Frame 1 (no input): blank canvas, image omitted
Frame 60 (no input): blank canvas, image omitted
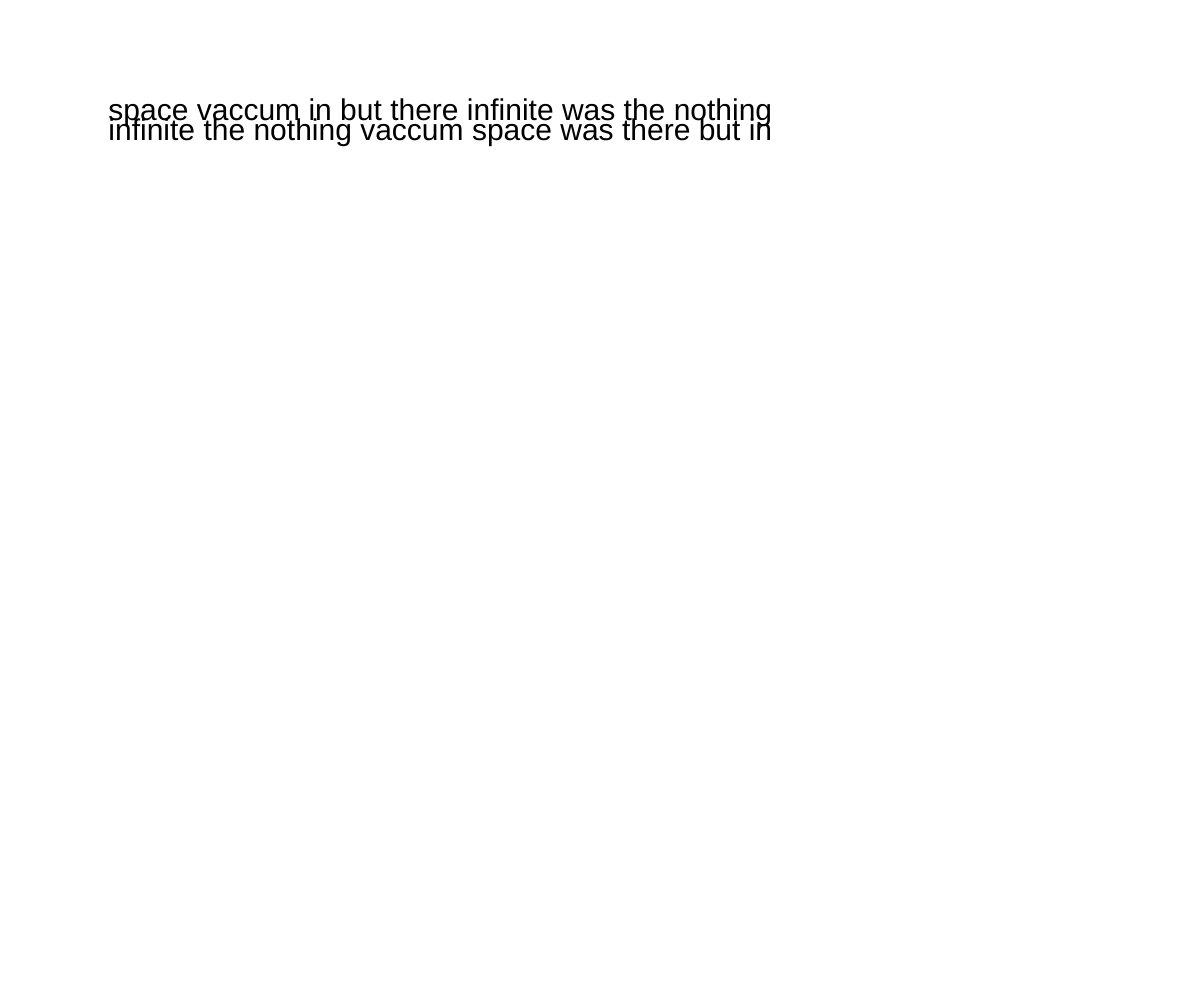
Frame 120 (the mouse pressed at the canvas centre since frame 60)

The p5.js sketch whose frames 1 and 60 were blank and that drew this single picture after the mouse press (run headless with seeded random() and noise() and a simulated clock; from frame 60 on, the mouse is pressed at the canvas centre):

// p5.js sketch
// ── sketch.js
var words = ["in","the","infinite","space","there","was","nothing","but","vaccum"];
var words2 = ["wow","swag"];
var outputText = "";
var offset = 20;
var counter = 0;

function setup() {
    print(words);
    createCanvas(windowWidth, windowHeight);
    textSize(30);

}

function draw() {
  counter += 1;
  // modulo, imprimer "yeah" quand le modulo n'a pas de reste suite à la division (%)
  if (counter % 100 == 0) {
    doPermutations();
  }
  /** désactivé
  background(255);
  //shuffle(words,true);
  for (var i=0; i < words.length; i+=1) {
    //print(words[i]);
    outputText = outputText + " " + words[i];
    //text(words[i],100 + i*100,100);
  }
  text(outputText,100,100);
  outputText = "";
  //text(words[0],100,100);
  //text(words[1],100,200);
  //text(words[2],100,300);
  //text(words[3],100,400);
  **/
}

function mousePressed() {
  doPermutations();
}

function doPermutations() {
  print(counter);
  shuffle(words,true);
  outputText = "";
  for (var i=0; i < words.length; i+=1) {
    outputText = outputText + " " + words[i];
  }
  text(outputText,100,100 + offset);
  offset += 20;
  //print("mouse");
}
